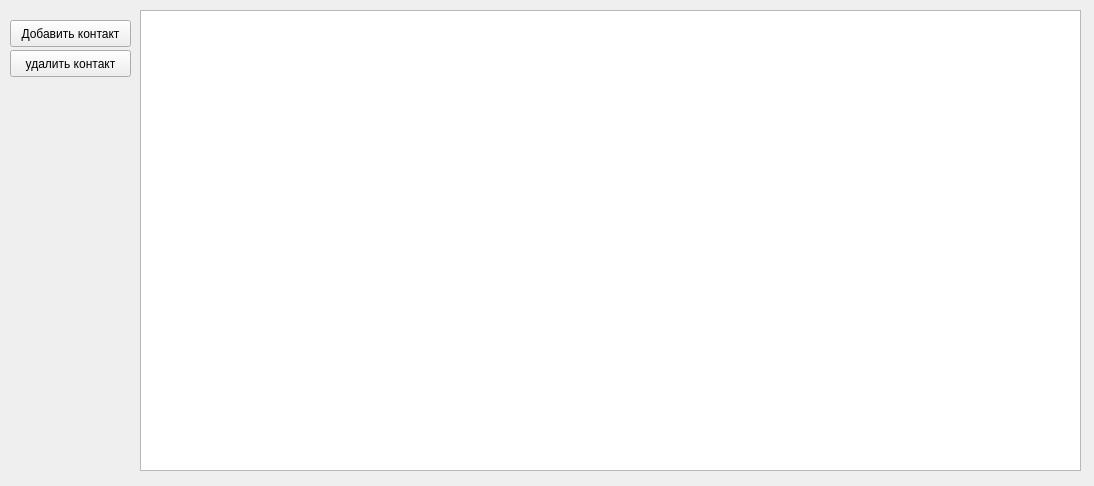
<?xml version="1.0" encoding="UTF-8"?>
<ui version="4.0">
 <class>ContactsForm</class>
 <widget class="QWidget" name="ContactsForm">
  <property name="geometry">
   <rect>
    <x>0</x>
    <y>0</y>
    <width>1094</width>
    <height>486</height>
   </rect>
  </property>
  <property name="windowTitle">
   <string>Form</string>
  </property>
  <widget class="QTableView" name="contactsTableView">
   <property name="geometry">
    <rect>
     <x>140</x>
     <y>10</y>
     <width>941</width>
     <height>461</height>
    </rect>
   </property>
  </widget>
  <widget class="QPushButton" name="addContactsPushButton">
   <property name="geometry">
    <rect>
     <x>10</x>
     <y>20</y>
     <width>121</width>
     <height>27</height>
    </rect>
   </property>
   <property name="text">
    <string>Добавить контакт</string>
   </property>
  </widget>
  <widget class="QPushButton" name="delContactsPushButton">
   <property name="geometry">
    <rect>
     <x>10</x>
     <y>50</y>
     <width>121</width>
     <height>27</height>
    </rect>
   </property>
   <property name="text">
    <string>удалить контакт</string>
   </property>
  </widget>
 </widget>
 <resources/>
 <connections/>
</ui>
